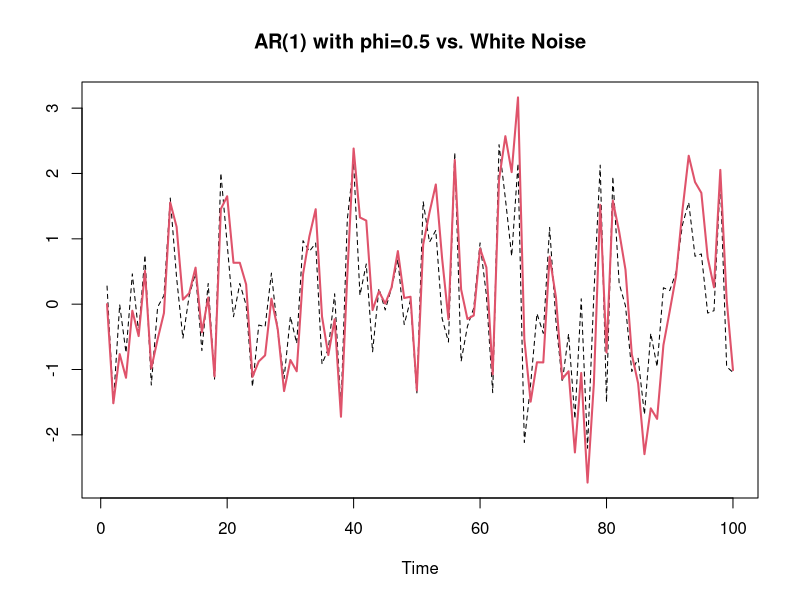

The R source for this figure: (Note: this script raises an error after producing the figure.)
# AR(1) vs. White Noise
phi = 0.5
y = rep(0, 100)
e = rnorm(100)
for(i in 2:100) y[i] = phi*y[i-1] + e[i]

# read line is y, black is e
ts.plot(e, ts(y), lty=2:1, col=1:2, lwd=1:2, main=paste0('AR(1) with phi=', phi, ' vs. White Noise'))

# y-e vs e
# ts.plot(e, phi*ts(y), lty=2:1, col=1:2, lwd=1:2, main='Y-e vs. e')

write.csv(y, file="D:/Dropbox/Teaching/data mining and business intelligence/OPIM 5671 Spring 2020 (Wed)/Lecture6/AR1.csv", row.names=F, na='.')
